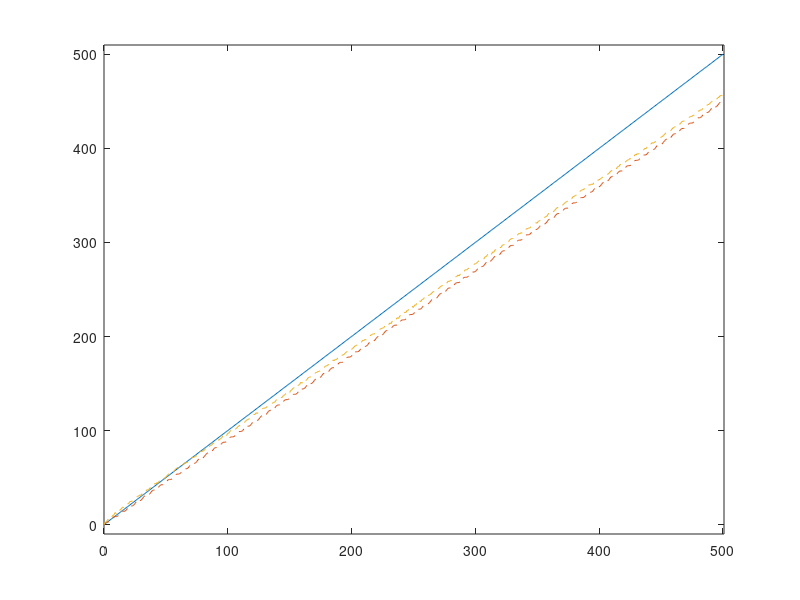
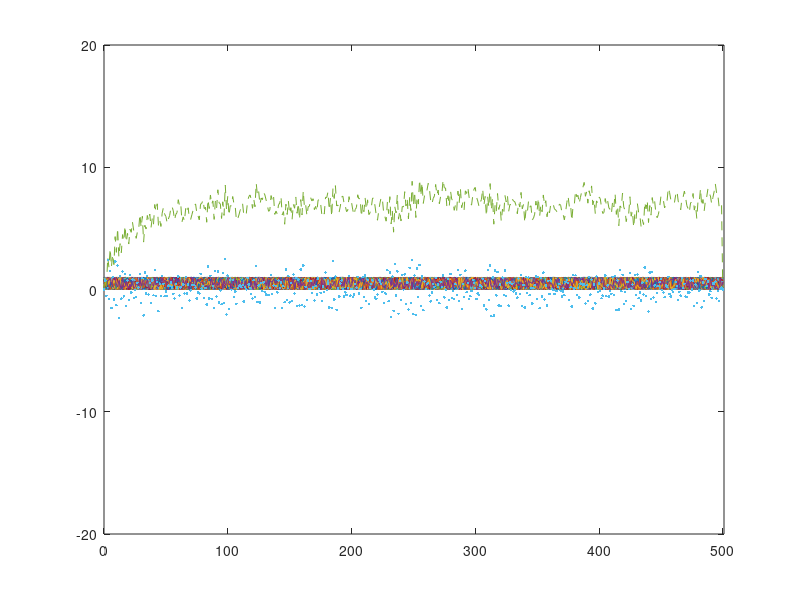

The MATLAB script that drew these images, in order:
###########################################
# Simulation of a PI Controller           #
# fabianb,  09/2017                       #
###########################################

clear;
length = 500

# t_ptp is the common time base of two systems
t_ptp = 0:1:length; # startpoint : increment value for common time base : endpoint

# t_media_soll is the media time of system 1 refered to the common time base t_ptp
t_media_soll = t_ptp * 0.9 + sin(t_ptp); # 0.9 run slower than the tiem reference, sin to have some error in there

# t_media_step is the increment value of the media time of system 2 when it is uncontrolled/freewheeling
t_media_step = 1.1; # 1.1 run faster than time reference

# t_media_ist is the current time of system 2 refered to the common timebase. 
# It is incremented and controlled in the for loop below.
t_media_ist = t_ptp;

# t_media_error is added as error signal to t_media_ist
t_media_error = rand(length+1); 
#t_media_error = sin(t_ptp*0.5);

# Control loop  
for i=2:1:length
  t_media_ist(i) = t_media_ist(i) + t_media_step + t_media_error(i);
  ierror(i) = t_media_ist(i) - t_media_soll(i);
  perror(i) = ierror(i) - ierror(i-1);
  t_media_ist(i+1) = t_media_ist(i) - ierror(i) * 0.1 - perror(i) * 0.9;
endfor
ierror(length+1) = 0;
perror(length+1) = 0;
   
# Plot the timing values 
figure(1);
plot (t_ptp, t_ptp, '-', t_ptp, t_media_soll, '--', t_ptp, t_media_ist, '--');
axis ([0 length+1 -10 length+10]); #[x_lo x_hi y_lo y_hi]

# Plot the error signals
figure(2);
plot ( t_ptp, t_media_error, '-', t_ptp, ierror, '--', t_ptp, perror, '.');
axis ([0 length+1 -20 20]); #[x_lo x_hi y_lo y_hi]
